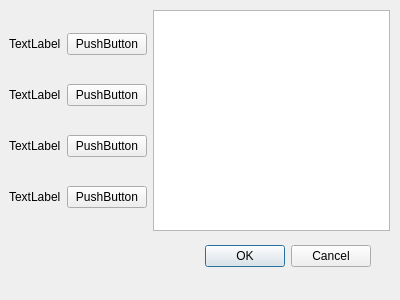
<?xml version="1.0" encoding="UTF-8"?>
<ui version="4.0">
 <class>PreferencesDialog</class>
 <widget class="QDialog" name="PreferencesDialog">
  <property name="geometry">
   <rect>
    <x>0</x>
    <y>0</y>
    <width>400</width>
    <height>300</height>
   </rect>
  </property>
  <property name="windowTitle">
   <string>Dialog</string>
  </property>
  <property name="modal">
   <bool>true</bool>
  </property>
  <widget class="QDialogButtonBox" name="buttonBox">
   <property name="geometry">
    <rect>
     <x>30</x>
     <y>240</y>
     <width>341</width>
     <height>32</height>
    </rect>
   </property>
   <property name="orientation">
    <enum>Qt::Horizontal</enum>
   </property>
   <property name="standardButtons">
    <set>QDialogButtonBox::Cancel|QDialogButtonBox::Ok</set>
   </property>
  </widget>
  <widget class="QWidget" name="horizontalLayoutWidget">
   <property name="geometry">
    <rect>
     <x>9</x>
     <y>10</y>
     <width>381</width>
     <height>221</height>
    </rect>
   </property>
   <layout class="QHBoxLayout" name="horizontalLayout">
    <item>
     <layout class="QGridLayout" name="gridLayout">
      <item row="2" column="1">
       <widget class="QPushButton" name="pushButton_2">
        <property name="text">
         <string>PushButton</string>
        </property>
       </widget>
      </item>
      <item row="1" column="0">
       <widget class="QLabel" name="label_2">
        <property name="text">
         <string>TextLabel</string>
        </property>
       </widget>
      </item>
      <item row="2" column="0">
       <widget class="QLabel" name="label">
        <property name="text">
         <string>TextLabel</string>
        </property>
       </widget>
      </item>
      <item row="1" column="1">
       <widget class="QPushButton" name="pushButton">
        <property name="text">
         <string>PushButton</string>
        </property>
       </widget>
      </item>
      <item row="3" column="1">
       <widget class="QPushButton" name="pushButton_3">
        <property name="text">
         <string>PushButton</string>
        </property>
       </widget>
      </item>
      <item row="3" column="0">
       <widget class="QLabel" name="label_3">
        <property name="text">
         <string>TextLabel</string>
        </property>
       </widget>
      </item>
      <item row="0" column="0">
       <widget class="QLabel" name="label_4">
        <property name="text">
         <string>TextLabel</string>
        </property>
       </widget>
      </item>
      <item row="0" column="1">
       <widget class="QPushButton" name="pushButton_4">
        <property name="text">
         <string>PushButton</string>
        </property>
       </widget>
      </item>
     </layout>
    </item>
    <item>
     <widget class="QTextEdit" name="txtPreview">
      <property name="readOnly">
       <bool>true</bool>
      </property>
     </widget>
    </item>
   </layout>
  </widget>
 </widget>
 <resources/>
 <connections>
  <connection>
   <sender>buttonBox</sender>
   <signal>accepted()</signal>
   <receiver>PreferencesDialog</receiver>
   <slot>accept()</slot>
   <hints>
    <hint type="sourcelabel">
     <x>248</x>
     <y>254</y>
    </hint>
    <hint type="destinationlabel">
     <x>157</x>
     <y>274</y>
    </hint>
   </hints>
  </connection>
  <connection>
   <sender>buttonBox</sender>
   <signal>rejected()</signal>
   <receiver>PreferencesDialog</receiver>
   <slot>reject()</slot>
   <hints>
    <hint type="sourcelabel">
     <x>316</x>
     <y>260</y>
    </hint>
    <hint type="destinationlabel">
     <x>286</x>
     <y>274</y>
    </hint>
   </hints>
  </connection>
 </connections>
</ui>
